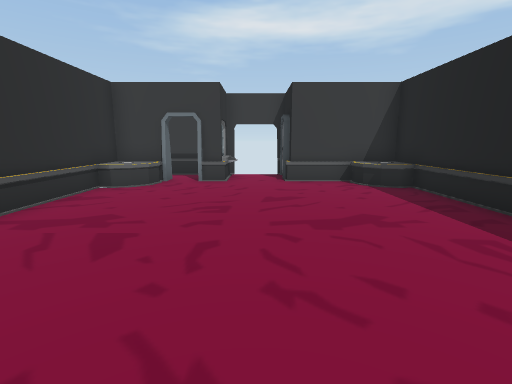
[1] (above)

12 first-person views from a walk through a Unity game level. The camera is 1.3 m above the floor, tilts 10° down and sees 85° across. Doors are open. The floor is counted in squares, 1 m on a side. Each view is taken from the middle of a square. On the plan, view 1 faces up. The plan holds only what a view shows up to about 13 squares ahead; the rest is blank. The place goes on beyond the plan.

[2]
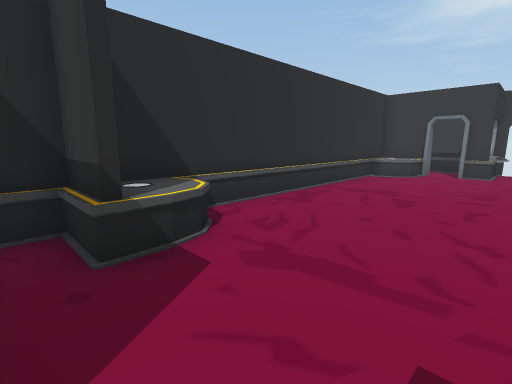

[3]
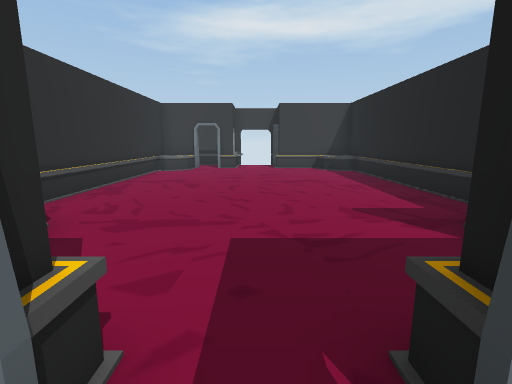

[4]
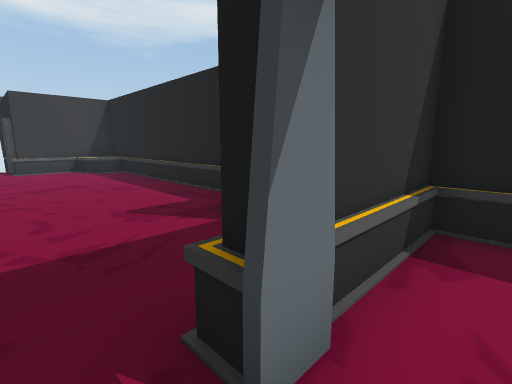

[5]
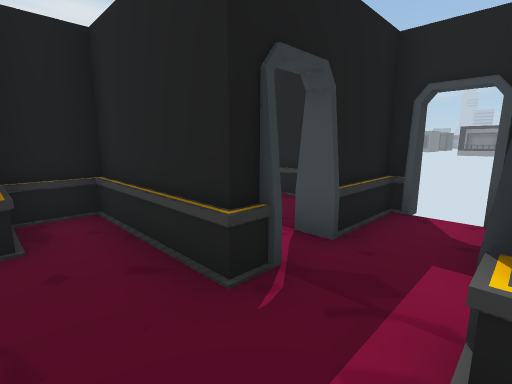

[6]
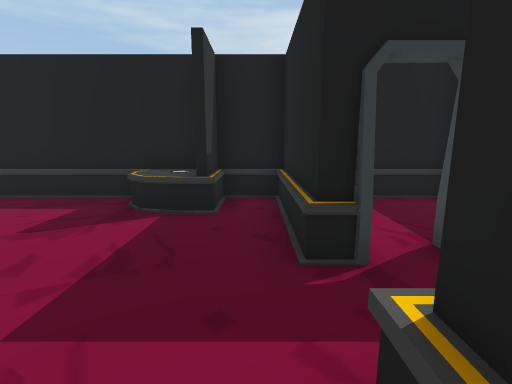

[7]
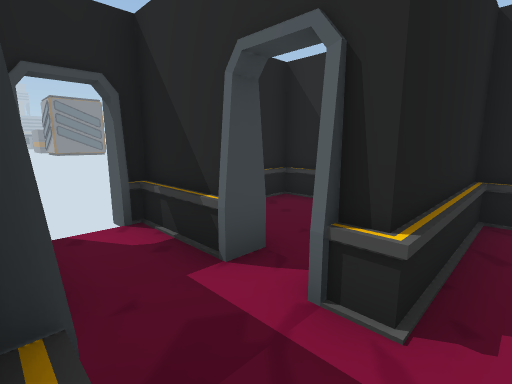

[8]
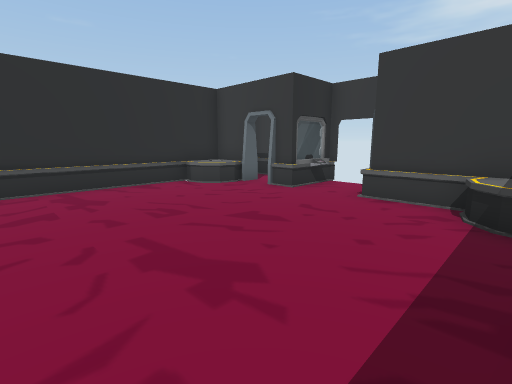

[9]
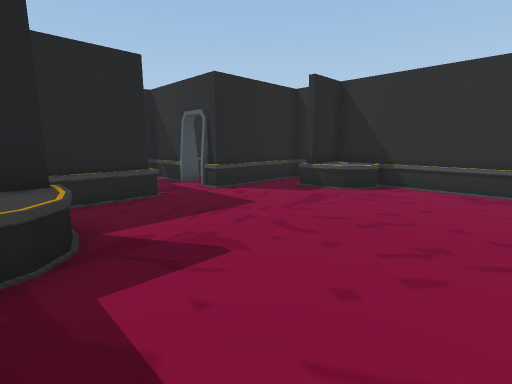

[10]
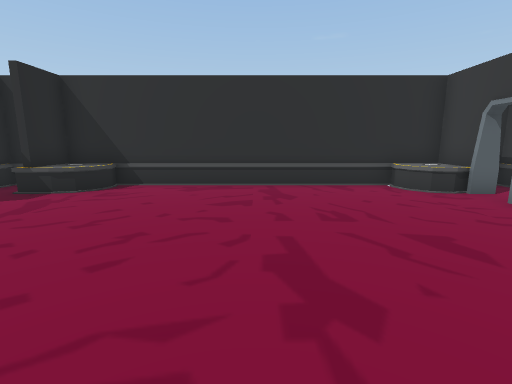

[11]
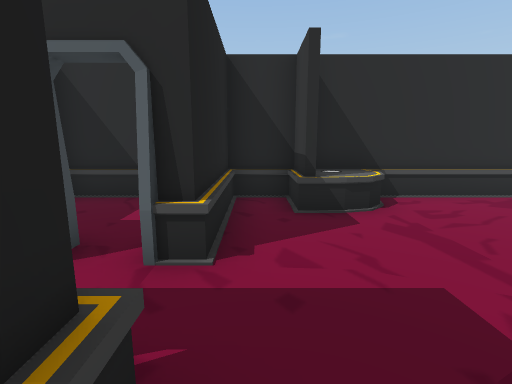

[12]
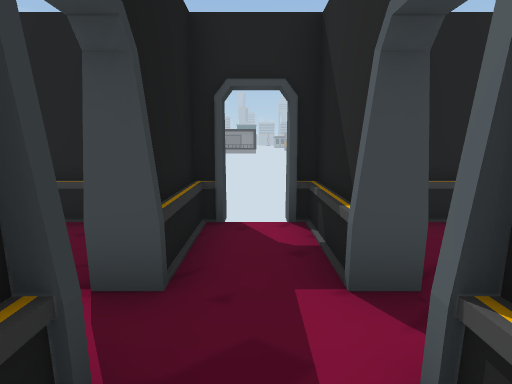

### Floor plan
Key: @ floor where view 1 was taken; # wall or solid block; . floor; D open door; = window, fence, low wall or low ledge; ^ raised ledge.
Columns run from 5 left of view 1 to 5 right of it. Each row starts with its distance up from view 1.
 12 ##### #
 11 #.. =.#
 10 ##DD#.#####
  9 ^^^=....^^^
  8 #^.......^#
  7 #.........#
  6 #.........#
  5 #.........#
  4 #.........#
  3 #.........#
  2 #.........#
  1 #.........#
  0 #^...@...^#
 -1 ^^^.....^^^
 -2 ###.....###
 -3 #.........#
 -4 ####D.D####
 -5 # ..D.D...#
 -6 #...#.#...#
 -7 #...#.#...#
 -8 #####D#####

Where each view was taken, in squares from view 1:
view 1: 0 up, 0 right, facing up
view 2: 3 down, 0 right, facing up-left
view 3: 5 down, 0 right, facing up
view 4: 5 down, 0 right, facing up-right
view 5: 2 down, 1 left, facing down-right
view 6: 3 down, 2 left, facing right
view 7: 3 down, 1 right, facing down-left
view 8: 3 up, 4 right, facing up-left
view 9: 3 up, 4 right, facing down-left
view 10: 4 up, 4 right, facing left
view 11: 3 down, 2 right, facing left
view 12: 3 down, 0 right, facing down
